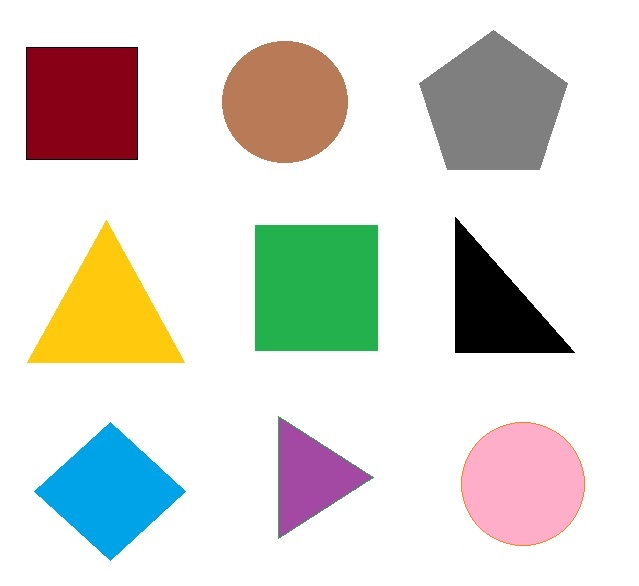
#> input picture opcv/test3.jpg, 639 x 586 px
$ python color_detect.py
#> lines starting #> are read from the running program, lines starting #| are printed output that depends on the picture; after the words box and inside, x2 and y2 are one past the last pixel; in counts of white or black regions, pixels touching at a corner belong together
#顏色偵測
import cv2
from cv2 import dilate
from cv2 import imread
import numpy as np
import random
img4=cv2.imread("test3.jpg")#錯誤可以改成絕對路徑試試
#> img4 is the input picture: shape (586, 639, 3); mean B, G, R 212.2, 218.5, 219.9
hsv=cv2.cvtColor(img4,cv2.COLOR_BGR2HSV)#bgr轉hsv
#> hsv: shape (586, 639, 3); mean H, S, V 25.3, 40.6, 232.3
#hsv:色調(各種顏色),飽和度(白~彩),亮度(黑~亮)

cv2.namedWindow("trackbar")#建立視窗(視窗名稱)
cv2.resizeWindow("trackbar",640,320)#調整視窗大小(視窗名稱,寬,高)

def empty(v):
    pass#跳過不管
cv2.createTrackbar("Hue Min","trackbar",0,179,empty)#建立控制條(名稱,所在視窗名稱,初始值,最大值(opcv的hue最大可到179),當值被改變時所要呼叫的函式(會傳一個值進去))
#> slider 'Hue Min' is set to 35
cv2.createTrackbar("Hue Max","trackbar",179,179,empty)
cv2.createTrackbar("Sat Min","trackbar",0,255,empty)
#> slider 'Sat Min' is set to 51
cv2.createTrackbar("Sat Max","trackbar",255,255,empty)
cv2.createTrackbar("Val Min","trackbar",0,255,empty)
#> slider 'Val Min' is set to 51
cv2.createTrackbar("Val Max","trackbar",255,255,empty)

while True:
    h_min=cv2.getTrackbarPos("Hue Min","trackbar")#取控制條的值(控制條名稱,視窗名稱)
    h_max=cv2.getTrackbarPos("Hue Max","trackbar")
    s_min=cv2.getTrackbarPos("Sat Min","trackbar")
    s_max=cv2.getTrackbarPos("Sat Max","trackbar")
    v_min=cv2.getTrackbarPos("Val Min","trackbar")
    v_max=cv2.getTrackbarPos("Val Max","trackbar")
    print(h_min,h_max,s_min,s_max,v_min,v_max)
    lower=np.array([h_min,s_min,v_min])
    upper=np.array([h_max,s_max,v_max])
    mask=cv2.inRange(hsv,lower,upper)#過濾顏色-顯示遮罩(三維陣列,最小值(陣列(存hsv三個值)),最大值(陣列(存hsv三個值)))
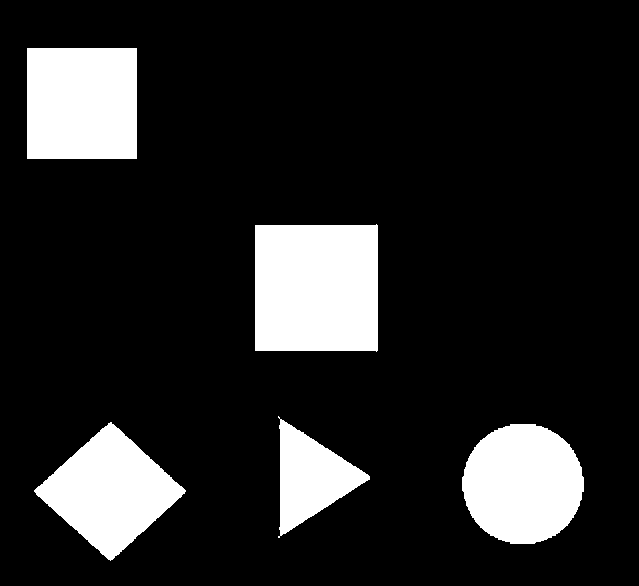
#> mask: shape (586, 639); 14.8% white; 5 white regions, box (x1, y1, x2, y2) and area: (255, 224, 378, 352) 15500, (27, 48, 137, 159) 12210, (462, 424, 584, 544) 11473, (34, 422, 186, 561) 10788, (278, 416, 370, 538) 5512
    result=cv2.bitwise_and(img4,img4,mask=mask)#過濾顏色-顯示結果(三維陣列(原圖),三維陣列(原圖),mask=三維陣列(遮罩))
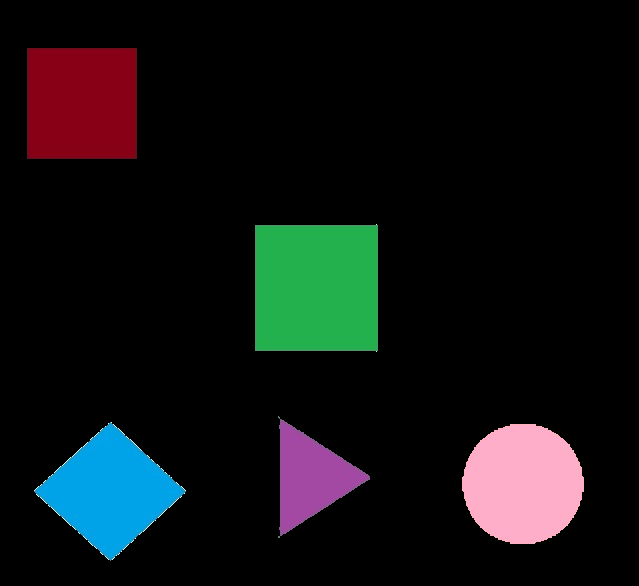
#> result: shape (586, 639, 3); mean B, G, R 19.1, 18.5, 16.2

    cv2.imshow("hsv",hsv)
    cv2.imshow("mask",mask)
    cv2.imshow("result",result)
    cv2.waitKey(1)
cv2.imshow("hsv",hsv)
cv2.imshow("mask",mask)
cv2.waitKey(0)
